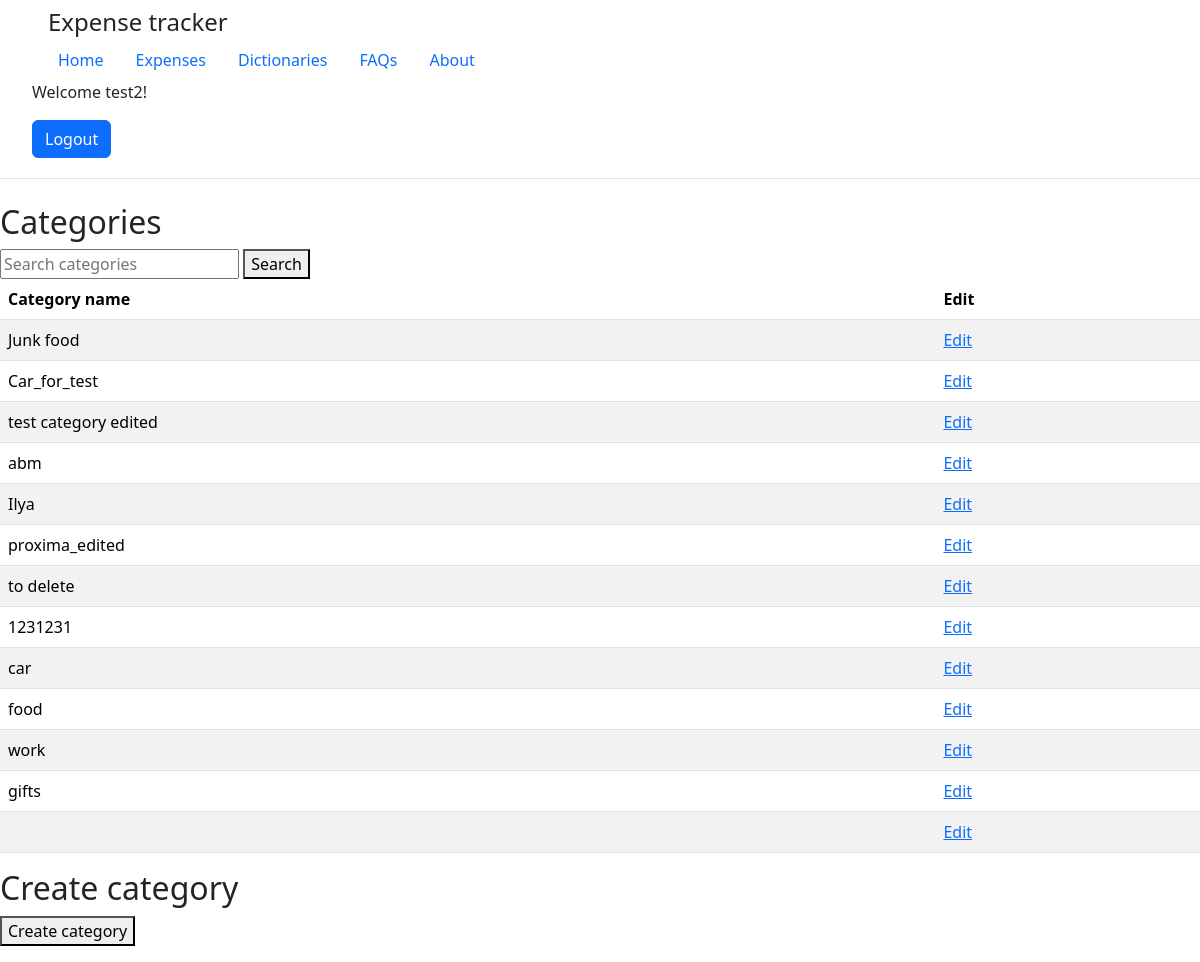
Screenshot of /category/ (signed in) with the database file from the repository.
### tracker_app/models.py (models this page shows, shortened)
class Category(models.Model):
    name = models.CharField('category', max_length=250, unique=True)
    is_archive = models.BooleanField(default=False)
    class Meta:
        verbose_name = 'Category'
        verbose_name_plural = 'Categories'

### tracker_app/views.py (the view, shortened to what this page needs)
# urls.py: path('category/', views.CategoryView.as_view(), name='category'),
class CategoryView(View):
    @decorator
    def get(self, request, pk=None):
        if pk is None:
            text_query = request.GET.get('search', '')
            category_list = self.get_filter_input(request, text_query)
            return render(request, 'tracker_app/category.html', {'category_list': category_list, 'text_query': text_query})
        else:
            categ = get_object_or_404(Category, pk=pk)
            form = CategoryForm( instance=categ)
            return render(request, 'tracker_app/category_edit.html', {'categ': categ, 'form': form})
    def get_filter_input(self, request, text_query):
        if text_query.strip():
            return Category.objects.filter(name__icontains=text_query.strip())
        return Category.objects.all()

### tracker_app/views.py (called while the page is built)
def decorator(func):
    def wrapper(self, request, *args, **kwargs):
        if request.user.is_authenticated:
            return func(self, request,  *args, **kwargs)
        else:
            return redirect('users:login')
    return wrapper

### tracker_app/templates/tracker_app/category.html (shortened to what this page needs)
{% extends 'users/base.html' %}
{% block body %}
<h2>Categories</h2>
<form method="GET" action="{% url 'tracker:category' %}">
    <input type="text" name="search" value="{{ text_query }}" placeholder="Search categories" minlength="3">
    <button type="submit">Search</button>
</form>
<table class="table table-striped table-hover">
    <thead>
        <tr>
            <th>Category name</th>
            <th>Edit</th>
        </tr>
    </thead>
    <tbody>
        {% for category in category_list %}
        <tr>
            <td>{{ category.name }}</td>
            <td><a href="{% url 'tracker:category_edit' pk=category.pk%}">Edit</a></td>
        </tr>
        {% endfor %}
    </tbody>
</table>
<form method="post">
    <h2>Create category</h2>
    <p><button type="submit" name="action" value="create_category">Create category</button></p>
</form>
{% endblock %}

### users/templates/users/base.html (shortened to what this page needs)
{% load static %}
<!doctype html>
<html lang="en">
<head>
    <link rel="stylesheet" href="https://cdn.jsdelivr.net/npm/bootstrap@5.3.3/dist/css/bootstrap.min.css">
    <link rel="stylesheet" href="{% static 'users/css/main_style.css' %}">
</head>
<body>
    <header class="d-flex flex-wrap align-items-center justify-content-between py-1 mb-4 border-bottom">
        <a href="/" class="d-flex align-items-center mb-3 mb-md-0 me-md-0 text-dark text-decoration-none">
            <svg class="bi me-2" width="40" height="32" role="img" aria-label="Bootstrap"><use xlink:href="#bootstrap"/></svg>
            <span class="fs-4">Expense tracker</span>
        </a>
        <div class="container custom-container">
            <ul class="nav nav-pills justify-content-start">
                <li class="nav-item">
                    <a href="{% url 'tracker:home' %}" class="nav-link {% if request.path == '/' %}active{% endif %}" aria-current="page">Home</a>
                </li>
                <li class="nav-item">
                    <a href="{% url 'tracker:expense' %}" class="nav-link {% if request.path == '/expenses/' %}active{% endif %}">Expenses</a>
                </li>
                <li class="nav-item">
                    <a href="{% url 'tracker:dict' %}" class="nav-link {% if request.path == '/dict/' %}active{% endif %}">Dictionaries</a>
                </li>
                <li class="nav-item"><a href="#" class="nav-link">FAQs</a></li>
                <li class="nav-item"><a href="#" class="nav-link">About</a></li>
            </ul>
        </div>
        <ul>
            {% if user.is_authenticated %}
                <div class="user-info">
                    <p>Welcome {{ user.username }}!</p>
                    <li class="btn btn-primary"><a href="{% url 'users:logout' %}" role="button" style="text-decoration: none; color: white;">Logout</a></li>
                </div>
            {% else %}
                <div class="user-info">
                    <p>Hello unknown!</p>
                    <li class="btn btn-primary"><a href="{% url 'users:login' %}" role="button" style="text-decoration: none; color: white;">Please login</a></li>
                </div>
            {% endif %}
        </ul>
    </header>
    <main>
        {% block body %}
        {% endblock %}
    </main>
</body>
</html>

### users/static/users/css/main_style.css (style rules this page uses)
main { margin-top: 0vh; }

### rows the page displays
Category: name "Junk food"
Category: name "Car_for_test"
Category: name "test category edited"
Category: name "abm"
Category: name "Ilya"
Category: name "proxima_edited"
Category: name "to delete"
Category: name "1231231"
Category: name "car"
Category: name "food"
Category: name "work"
Category: name "gifts"

### other values shown
{{ user.username }} "test2"
